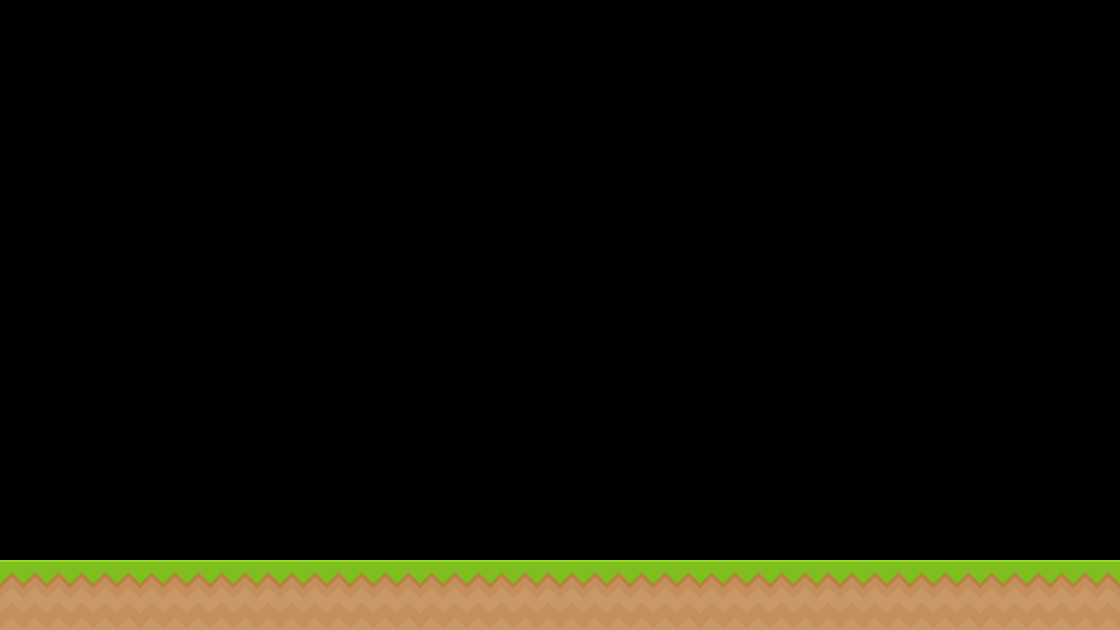

A level layout from a 2D game, rendered from its tile map. Below: a short description, then the map file with tile-grid data replaced by summaries:
An orthogonal 16x9 tile map with 70x70 px tiles, 1 tile layer (Tile Layer 1).

<map version="1.0" orientation="orthogonal" renderorder="right-down" width="16" height="9" tilewidth="70" tileheight="70">
 <tileset firstgid="1" name="background-tiles" tilewidth="70" tileheight="70">
  <image source="../img/background-tiles.png" width="910" height="910" />
 </tileset>
 <layer name="Tile Layer 1" width="16" height="9">
  <data>[144 cells, 16 non-empty, 1 distinct tile ids]</data>
 </layer>
</map>
